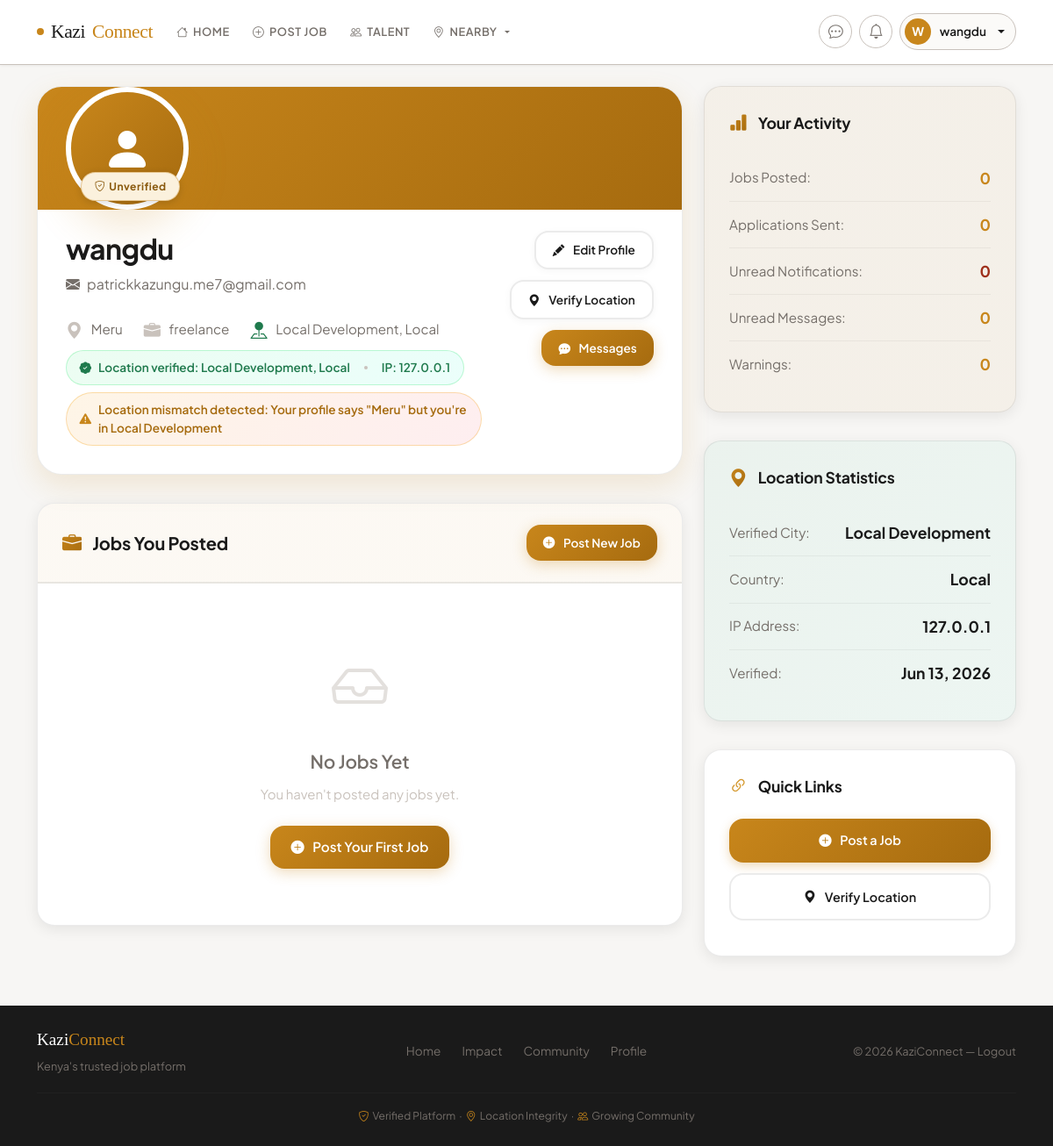
The app's page /profile (signed in), older data.
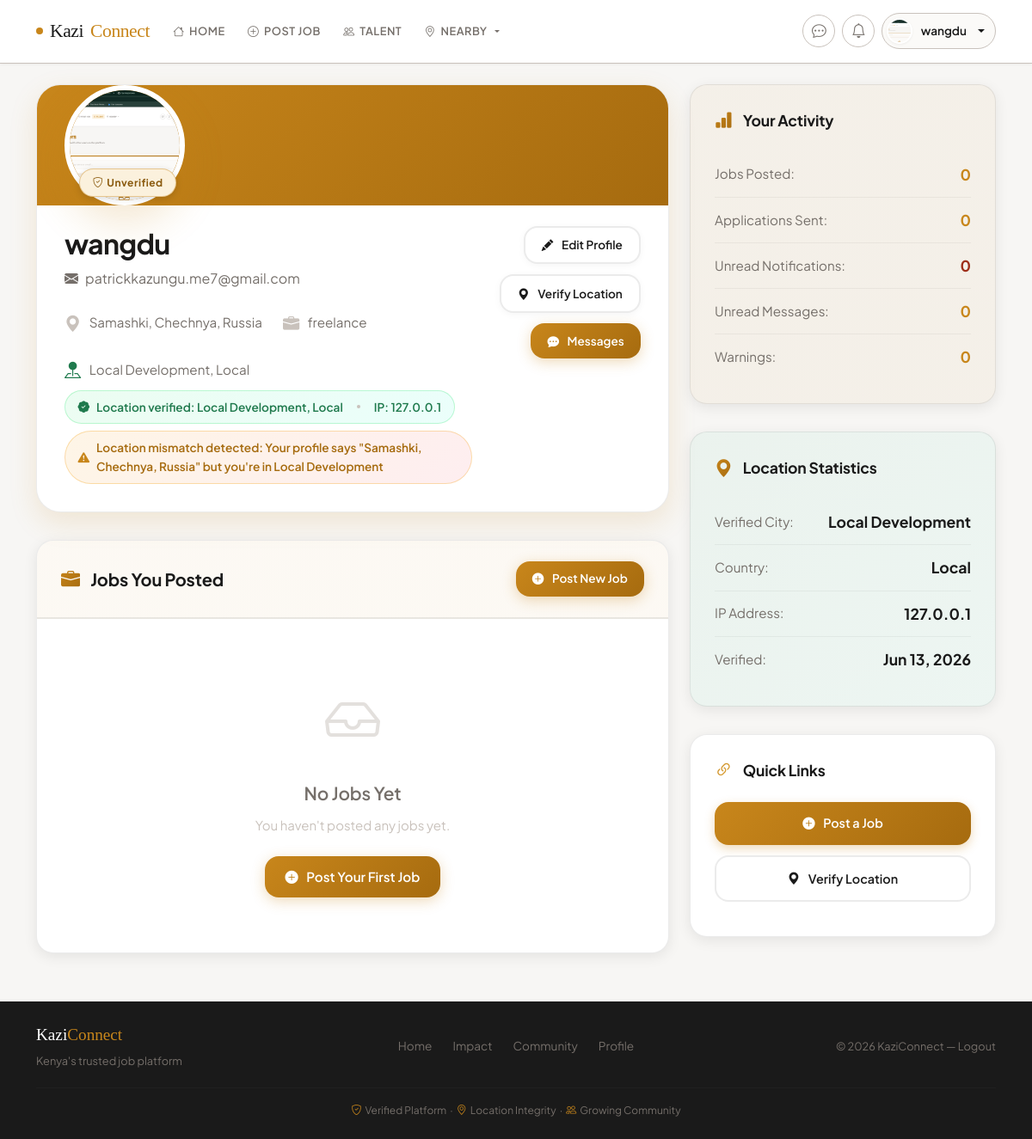
The same page, newer data.
### app.py (models this page shows, shortened)
class User(UserMixin, db.Model):
    __tablename__ = 'user'
    id = db.Column(db.Integer, primary_key=True)
    username = db.Column(db.String(80), unique=True, nullable=True, index=True)
    email = db.Column(db.String(120), unique=True, nullable=False, index=True)
    password_hash = db.Column(db.String(255), nullable=False)
    role = db.Column(db.String(20), nullable=False, default='worker', index=True)  # 'worker' or 'recruiter'
    phone_number = db.Column(db.String(30))
    national_id = db.Column(db.String(50))
    certificate_of_good_conduct = db.Column(db.String(255))
    profile_picture = db.Column(db.String(255))
    location = db.Column(db.String(100))
    latitude = db.Column(db.Float, nullable=True)
    longitude = db.Column(db.Float, nullable=True)
    work_type = db.Column(db.String(100))
    profile_completed = db.Column(db.Boolean, default=False)
    created_at = db.Column(db.DateTime, default=lambda: datetime.now(timezone.utc))
    real_ip = db.Column(db.String(45), nullable=True)  # IPv6 can be up to 45 chars
    real_latitude = db.Column(db.Float, nullable=True)
    real_longitude = db.Column(db.Float, nullable=True)
    real_city = db.Column(db.String(100), nullable=True)
    real_country = db.Column(db.String(100), nullable=True)
    real_region = db.Column(db.String(100), nullable=True)
    location_discrepancy = db.Column(db.Boolean, default=False)  # Flag if custom location differs from real
    location_verified_at = db.Column(db.DateTime, nullable=True)
    suspension_end_date = db.Column(db.DateTime, nullable=True)  # Track when suspension ends
    suspension_reason = db.Column(db.String(255), nullable=True)
    suspension_duration = db.Column(db.String(20), nullable=True)  # 'hour', 'day', 'week', 'month', 'year', 'custom'
    is_admin = db.Column(db.Boolean, default=False)
    suspended = db.Column(db.Boolean, default=False)
    burned = db.Column(db.Boolean, default=False)  # Permanently banned
    warnings_count = db.Column(db.Integer, default=0)
    jobs_posted = db.relationship('Job', backref='poster', lazy=True, cascade='all, delete-orphan')
    applications = db.relationship('JobApplication', backref='applicant', lazy=True, cascade='all, delete-orphan')
    notifications = db.relationship('Notification', backref='user', lazy=True, cascade='all, delete-orphan')
    sent_messages = db.relationship('Message', foreign_keys='Message.sender_id', backref='sender', lazy='dynamic', cascade='all, delete-orphan')
    received_messages = db.relationship('Message', foreign_keys='Message.recipient_id', backref='recipient', lazy='dynamic', cascade='all, delete-orphan')
    def unread_messages_count(self):
        return Message.query.filter_by(recipient_id=self.id, read=False).count()
    def is_recruiter(self):
        return self.role == 'recruiter'
    def is_worker(self):
        return self.role == 'worker'

### app.py (the view)
@app.route('/profile')
@app.route('/profile/<int:user_id>')
@login_required
def profile(user_id=None):
    if user_id:
        profile_user = User.query.get_or_404(user_id)
        is_own_profile = (profile_user.id == current_user.id)
    else:
        profile_user = current_user
        is_own_profile = True
    posted_jobs = Job.query.filter_by(
        poster_id=profile_user.id
    ).order_by(Job.created_at.desc()).all()
    applications = []
    if is_own_profile:
        applications = JobApplication.query.filter_by(
            applicant_id=current_user.id
        ).order_by(JobApplication.applied_at.desc()).all()
    applied_job_ids_query = db.session.query(JobApplication.job_id).filter_by(
        applicant_id=current_user.id
    ).all()
    applied_job_ids = {job_id for (job_id,) in applied_job_ids_query}
    available_jobs = Job.query.filter(
        ~Job.id.in_(applied_job_ids) if applied_job_ids else True,
        Job.poster_id != current_user.id,
        Job.status == 'open'
    ).order_by(Job.created_at.desc()).limit(10).all()
    unread_count = Notification.query.filter_by(
        user_id=profile_user.id,
        read=False
    ).count()
    unread_messages = profile_user.unread_messages_count() if is_own_profile else 0
    return render_template(
        'profile.html',
        user=profile_user,
        is_own_profile=is_own_profile,
        posted_jobs=posted_jobs,
        applications=applications,
        available_jobs=available_jobs,
        unread_count=unread_count,
        unread_messages=unread_messages
    )

### app.py (called while the page is built, shortened)
@app.context_processor
def inject_template_helpers():
    return {
        "now": lambda: datetime.utcnow(),
        "csrf_token": generate_csrf,
        "sanitize": sanitize_html
    }

@app.template_filter('is_active_suspension')
def is_active_suspension(user):
    if not user or not user.suspended or not user.suspension_end_date:
        return False

@app.context_processor
def inject_template_helpers():
    return {
        "now": lambda: datetime.now(timezone.utc),
        "csrf_token": generate_csrf,
        "sanitize": sanitize_html
    }

@login_manager.user_loader
def load_user(user_id):
    try:
        return db.session.get(User, int(user_id))
    except (ValueError, TypeError):
        return None

### templates/profile.html (shortened to what the changed rows need)
{% extends 'base.html' %}
{% block content %}
<div class="row">
  <div class="col-12 col-lg-8">
    <div class="profile-hero-card">
      <div class="profile-hero-content">
        <div class="profile-avatar-wrapper">
          {% if user.profile_picture %}
            <img src="{{ url_for('uploaded_file', filename=user.profile_picture) }}"
                 alt="Profile picture"
                 class="profile-avatar">
          {% else %}
            <div class="profile-avatar-placeholder">
              <i class="bi bi-person-fill"></i>
            </div>
          {% endif %}
          {% if user.location_verified_at %}
          <div style="position: absolute; bottom: 10px; right: 10px;">
            <span class="trust-score-badge {% if user.location_discrepancy %}trust-score-medium{% else %}trust-score-high{% endif %}">
            </span>
          </div>
          {% endif %}
        </div>
        <div class="profile-info-section">
          <div class="profile-info-left">
            <h1 class="profile-name">{{ user.username or user.email }}</h1>
            <div class="profile-email">
              <i class="bi bi-envelope-fill"></i>
              {{ user.email }}
            </div>
            <div class="profile-meta">
              {% if user.location %}
                <div class="profile-meta-item">
                  <i class="bi bi-geo-alt-fill"></i>
                  <span>{{ user.location }}</span>
                </div>
              {% endif %}
              {% if user.work_type %}
                <div class="profile-meta-item">
                  <i class="bi bi-briefcase-fill"></i>
                  <span>{{ user.work_type }}</span>
                </div>
              {% endif %}
              {% if user.real_city %}
                <div class="profile-meta-item">
                  <i class="bi bi-pin-map-fill" style="color: #1F7A4D;"></i>
                  <span>{{ user.real_city }}{% if user.real_country %}, {{ user.real_country }}{% endif %}</span>
                </div>
              {% endif %}
            </div>
            {% if is_own_profile %}
              {% if user.real_city %}
                <div class="location-badge location-badge-verified">
                  <i class="bi bi-patch-check-fill"></i>
                  <span>Location verified: {{ user.real_city }}, {{ user.real_country }}</span>
                  <span class="location-divider"></span>
                  <span>IP: {{ user.real_ip or 'N/A' }}</span>
                </div>
              {% else %}
                <div class="location-badge location-badge-discrepancy">
                  <i class="bi bi-exclamation-triangle-fill"></i>
                  <span>Location not verified</span>
                  <a href="{{ url_for('location_verify') }}" class="ms-2 text-primary">Verify now</a>
                </div>
              {% endif %}
              {% if user.location_discrepancy %}
                <div class="location-badge location-badge-discrepancy mt-2">
                  <i class="bi bi-exclamation-triangle-fill"></i>
                  <span>Location mismatch detected: Your profile says "{{ user.location }}" but you're in {{ user.real_city }}</span>
                </div>
              {% endif %}
            {% endif %}
          </div>
        </div>
      </div>
    </div>
    <div class="profile-section-card">
      <div class="profile-section-header">
        <h2 class="profile-section-title">
          <i class="bi bi-briefcase-fill"></i>
          {{ 'Jobs You Posted' if is_own_profile else 'Jobs by This User' }}
        </h2>
      </div>
    </div>
  </div>
  <div class="col-12 col-lg-4">
    <div class="stats-card">
      <div>
        {% if is_own_profile %}
          <div class="stat-row">
            <span class="stat-label">Applications Sent:</span>
            <span class="stat-value highlight">{{ applications|length }}</span>
          </div>
          <div class="stat-row">
            <span class="stat-label">Unread Notifications:</span>
            <span class="stat-value danger">{{ unread_count }}</span>
          </div>
          <div class="stat-row">
            <span class="stat-label">Unread Messages:</span>
            <span class="stat-value highlight">{{ unread_messages }}</span>
          </div>
          <div class="stat-row">
            <span class="stat-label">Warnings:</span>
            <span class="stat-value {% if user.warnings_count > 0 %}danger{% else %}highlight{% endif %}">
              {{ user.warnings_count or 0 }}
            </span>
          </div>
        {% else %}
          <div class="stat-row">
            <span class="stat-label">Member Since:</span>
            <span class="stat-value">{% if user.created_at %}{{ user.created_at.strftime('%b %Y') }}{% else %}<span class="text-muted">Unknown</span>{% endif %}</span></span>
          </div>
        {% endif %}
      </div>
    </div>
    {% if is_own_profile and user.real_city %}
    <div class="stats-card" style="background: linear-gradient(135deg, rgba(16, 185, 129, 0.05) 0%, rgba(56, 249, 215, 0.05) 100%);">
      <h3 class="stats-card-title">
        <i class="bi bi-geo-alt-fill"></i>
        Location Statistics
      </h3>
      <div>
        <div class="stat-row">
          <span class="stat-label">Verified City:</span>
          <span class="stat-value">{{ user.real_city }}</span>
        </div>
        {% if user.real_country %}
        <div class="stat-row">
          <span class="stat-label">Country:</span>
          <span class="stat-value">{{ user.real_country }}</span>
        </div>
        {% endif %}
        {% if user.real_ip %}
        <div class="stat-row">
          <span class="stat-label">IP Address:</span>
          <span class="stat-value small">{{ user.real_ip }}</span>
        </div>
        {% endif %}
        {% if user.location_verified_at %}
        <div class="stat-row">
          <span class="stat-label">Verified:</span>
          <span class="stat-value">{% if user.location_verified_at %}{{ user.location_verified_at.strftime('%b %d, %Y') }}{% else %}<span class="text-muted">Not verified</span>{% endif %}</span></span>
        </div>
        {% endif %}
      </div>
    </div>
    {% endif %}
  </div>
</div>
{% endblock %}

### templates/base.html (shortened to what the changed rows need)
<!doctype html>
<html lang="en">
  <head>
    <link href="https://cdn.jsdelivr.net/npm/bootstrap@5.3.2/dist/css/bootstrap.min.css" rel="stylesheet">
    <link href="https://cdn.jsdelivr.net/npm/bootstrap-icons@1.11.3/font/bootstrap-icons.css" rel="stylesheet">
    <link rel="stylesheet" href="{{ url_for('static', filename='styles.css') }}">
  </head>
  <body class="d-flex flex-column min-vh-100">
    <nav class="navbar navbar-expand-lg">
      <div class="container">
        <div class="collapse navbar-collapse" id="navMain">
          <ul class="navbar-nav mb-2 mb-lg-0 align-items-center gap-2">
            {% if current_user.is_authenticated %}
              <li class="nav-item">
                <a class="icon-btn" href="{{ url_for('messages_list') }}" title="Messages">
                  <i class="bi bi-chat-dots"></i>
                </a>
              </li>
              <li class="nav-item dropdown">
                <a class="icon-btn" href="#" role="button" id="notifBellToggle"
                   data-bs-toggle="dropdown" aria-expanded="false" title="Notifications">
                  <i class="bi bi-bell"></i>
                </a>
              </li>
              <li class="nav-item dropdown">
                <a class="user-profile-pill dropdown-toggle" href="#" role="button"
                   data-bs-toggle="dropdown" aria-expanded="false">
                  {% if current_user.profile_picture %}
                    <img src="{{ url_for('uploaded_file', filename=current_user.profile_picture) }}"
                         alt="Profile" class="user-avatar">
                  {% else %}
                    <div class="user-avatar-placeholder">
                      {{ (current_user.username or current_user.email)[0].upper() }}
                    </div>
                  {% endif %}
                  <span class="d-none d-sm-inline">
                    {{ current_user.username or current_user.email.split('@')[0] }}
                  </span>
                </a>
              </li>
            {% endif %}
          </ul>
        </div>
      </div>
    </nav>
    <main class="container flex-grow-1 py-4">
      {% block content %}{% endblock %}
    </main>
  </body>
</html>

Row changes from the older to the newer data that the page shows:
changed User "wangdu": profile_picture: picture added; location "Meru" → "Samashki, Chechnya, Russia"; username "W" → (not shown)
